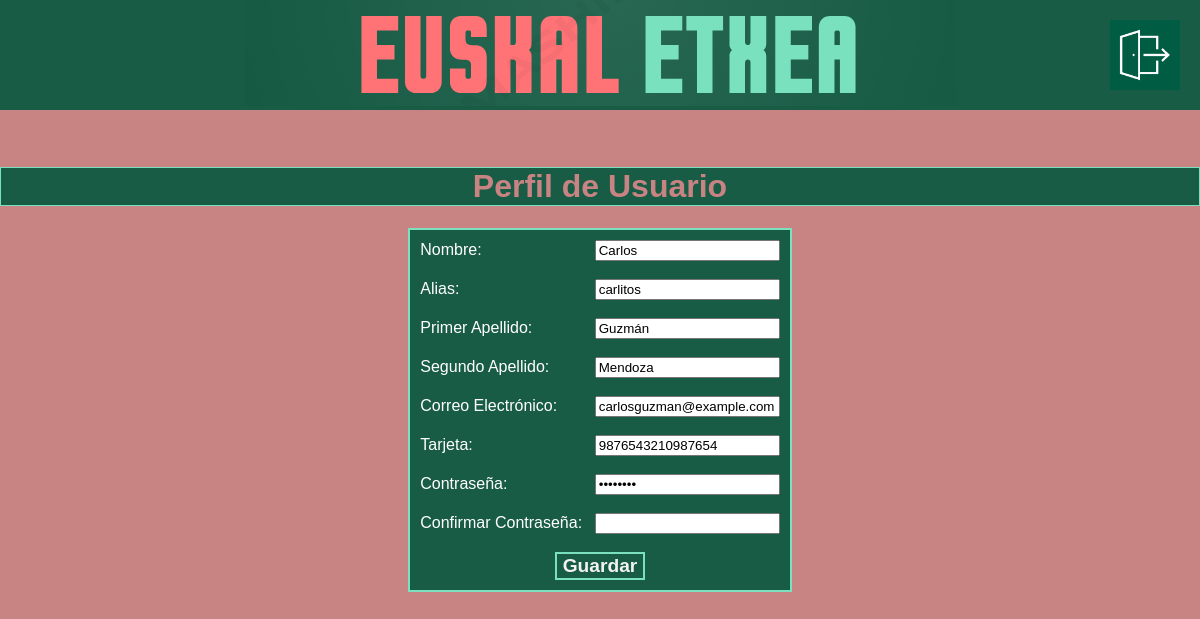
The page /editUserAdmin.php?id=2 (signed in) on the database its author committed.
### tables this page shows
CREATE TABLE `usuarios` (
  `Id_Usuario` int(11) NOT NULL,
  `Nombre` varchar(20) NOT NULL,
  `Alias` varchar(15) NOT NULL,
  `PrimerApellido` varchar(20) NOT NULL,
  `SegundoApellido` varchar(20) NOT NULL,
  `Email` varchar(50) NOT NULL,
  `Tarjeta` varchar(16) NOT NULL,
  `Contraseña` varchar(30) NOT NULL,
  `Rol` varchar(5) NOT NULL
);

### editUserAdmin.php (the view, shortened to what this page needs)
<?php
    $conn = obtenerPdoConexionBD();
    $sql = "SELECT * FROM usuarios WHERE Id_Usuario=?";
    $id = (int)$_REQUEST["id"];
    $sentencia = $conn->prepare($sql);
    $sentencia->execute([$id]);
    $fila = $sentencia->fetch();
    $nombre = $fila["Nombre"];
    $alias = $fila["Alias"];
    $primerApellido = $fila["PrimerApellido"];
    $segundoApellido = $fila["SegundoApellido"];
    $email = $fila["Email"];
    $tarjeta = $fila["Tarjeta"];
    $contrasena = $fila["Contraseña"];
?>
<!DOCTYPE html>
<html>
<head>
    <link rel="stylesheet" type="text/css" href="estilos.css">
</head>
<body>
    <div class="header">
        <a href="indexAdmin.php"><img src="resources/logo.png"></a>
        <a href="home.php"><img src="resources/salir.png" class="imagenDerecha"></a>
    </div>
    <br>
    <br>
    <h1>Perfil de Usuario</h1>
    <div class="formularios">
    <form method="POST" action="editUserAdminController.php">
        <label for="nombre">Nombre:</label>
        <input type="text" id="nombre" name="nombre" value="<?=$nombre?>" required>
        <br>
        <br>
        <label for="alias">Alias:</label>
        <input type="text" id="alias" name="alias" value="<?=$alias?>"required>
        <br>
        <br>
        <label for="primerApellido">Primer Apellido:</label>
        <input type="text" id="primerApellido" name="primerApellido" value="<?=$primerApellido?>" required>
        <br>
        <br>
        <label for="segundoApellido">Segundo Apellido:</label>
        <input type="text" id="segundoApellido" name="segundoApellido" value="<?=$segundoApellido?>" required>
        <br>
        <br>
        <label for="email">Correo Electrónico:</label>
        <input type="email" id="email" name="email" value="<?=$email?>" required>
        <br>
        <br>
        <label for="tarjeta">Tarjeta:</label>
        <input type="text" id="tarjeta" name="tarjeta" value="<?=$tarjeta?>" required>
        <br>
        <br>
        <label for="contrasena">Contraseña:</label>
        <input type="password" id="contrasena" name="contrasena" value="<?=$contrasena?>" required>
        <br>
        <br>
        <label for="confirmarContrasena">Confirmar Contraseña:</label>
        <input type="password" id="confirmarContrasena" name="confirmarContrasena" required>
        <br>
        <br>
        <div style="text-align:center">
            <input class="botonForms" type="submit" value="Guardar">
        </div>
    </form>
    </div>
</body>
</html>

### estilos.css (style rules this page uses)
body { background-color: #c88383; font-family: Arial, sans-serif; margin: 0; padding: 0; }
.header { background-color: #195c46; display: flex; justify-content: center; align-items: center; position: relative; }
.imagenDerecha { position: absolute; top: 50%; right: 0; transform: translateY(-50%); width: 70px; height: 70px; margin-right: 20px; }
.formularios { display: flex; justify-content: center; align-items: center; }
.formularios form { border: 2px solid #7ae1bf; background-color: #195c46; padding: 10px; color: #fff; }
.formularios form label { display: inline-block; width: 170px; }
h1, h2 { background-color: #195c46; color: #c88383; font-family: sans-serif; font-weight: bold; font-size: 200%; text-align: center; border: 1px solid #7ae1bf; }
.botonForms { cursor: pointer; background-color: #195c46; color: #f3f3f3; font-family: sans-serif; font-weight: bold; font-size: 120%; border: 2px solid #7ae1bf; text-decoration: none; text-align: center; }

### rows shown on the page
usuarios: nombre "Carlos", alias "carlitos", primerApellido "Guzmán", segundoApellido "Mendoza", email "carlosguzman@example.com", tarjeta "9876543210987654"
